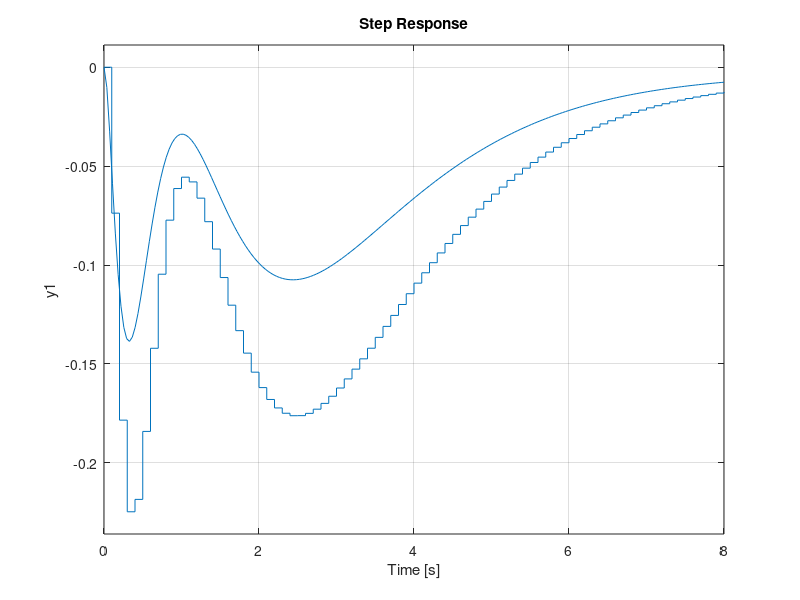

Write the MATLAB code that produced this figure.
clear ; close all; clc; format short
c1 = -0.01;c2 = -5;c3 = -3.8;c4 = 8*10^(-4);c5 = -0.5;c6 = 0.5;c7 = -1.3;c8 = 5*10^(-4);c9 = 0.8;c10 = -0.8;c11 = -4;c12 = 9;iv = 2.2;Tcn = 0.15;
 
A=[c1 c2  0    c3      0;
   c4 c5  0    c6     c7;
   c8 c9  0    c10    c11;
    0  0  1    0       0;
    0  0 c12 iv/Tcn -1/Tcn];
B=[0; 0; 0; 0; iv/Tcn];
C =[0 1 0 0 0]; D = 0;
Time = 0.1;

sn=ss(A,B,C,D); sd=c2d(sn,Time);
[Ad,Bd,Cd,Dd,Time]=ssdata(sd);

wn=tf(sn);
[qw,pw]=tfdata(wn);
p=pw{1};
a=[p(6);p(5);p(4);p(3);p(2)];
b = B;
T = [a(2) a(3) a(4) a(5) 1;
     a(3) a(4) a(5) 1    0;
     a(4) a(5)   1  0    0;
     a(5)    1   0  0    0;
     1      0    0 0     0];
Su=ctrb(A,b);
Q=Su*T;
Q1=inv(Q);
Af=Q\A*Q;bf=Q\b;
Lz=[-1; -0.8; -8.6; -4.3; -3.5];
pz=poly(Lz);
az=[pz(6);pz(5);pz(4);pz(3);pz(2)];
k=Q'\(a-az);
 
Az=A+b*k';
Lam=eig(Az);
k1 = -inv(C/Az*B);

x0=[1;1;1;1;1];
sn=ss(Az,B,C,D);
grid on
step(sn)
%initial(sn,x0)
hold on

wn=tf(sd);
[qw,pw]=tfdata(wn);
p=pw{1};
a=[p(6);p(5);p(4);p(3);p(2)];

T = [a(2) a(3) a(4) a(5) 1;
     a(3) a(4) a(5) 1    0;
     a(4) a(5)   1  0    0;
     a(5)    1   0  0    0;
     1      0    0 0     0];
b = Bd;
Su=ctrb(Ad,b);
Q=Su*T;
Q1=inv(Q);
Af=Q\Ad*Q,bf=Q\b
Lz=[exp(-1*Time); exp(-0.8*Time); exp(-8.6*Time); exp(-4.3*Time); exp(-3.5*Time)] %%%%%%%%%%%%%%%%%%%%
pz=poly(Lz);
az=[pz(6);pz(5);pz(4);pz(3);pz(2)];
kd=Q'\(a-az)

Az=Ad+b*kd',
Lam=eig(Az)
k1d = -inv(Cd/Az*Bd)

s2=ss(Az,Bd,Cd,Dd,Time);
step(s2)
%initial(s2,x0,10)

